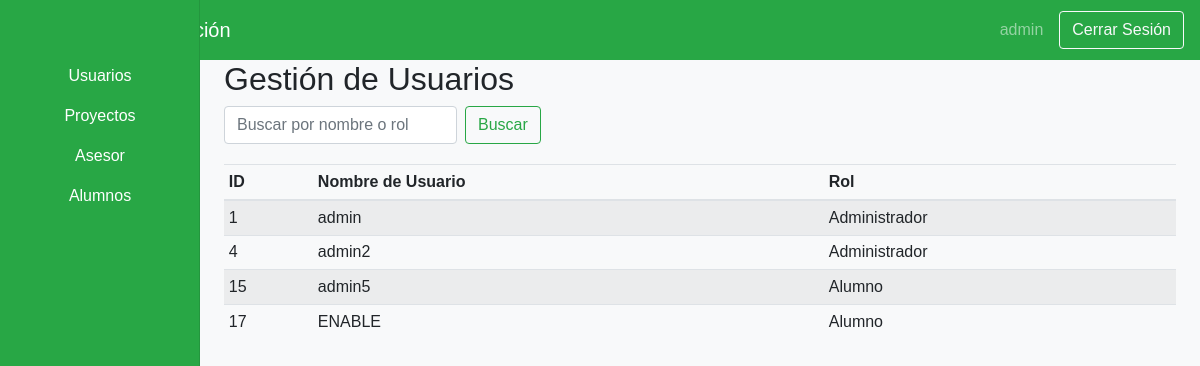
/views/admin/dashboardAdmin.php (signed in), run on an earlier commit of the app's database.
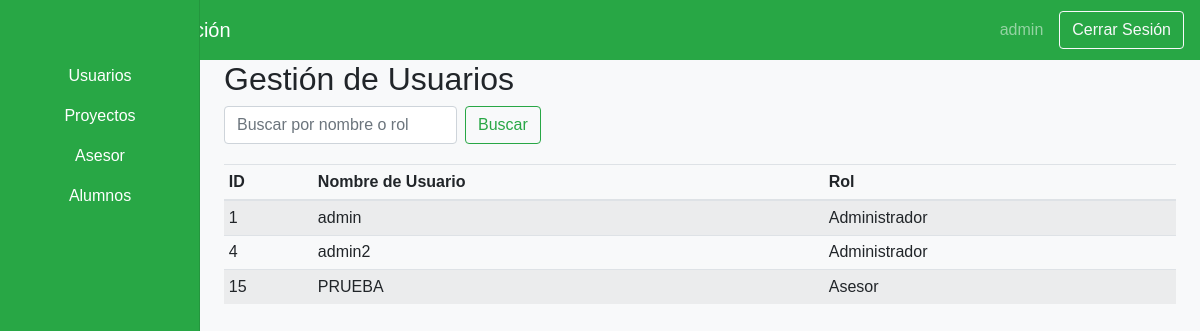
And on a later commit of the database.
### tables this page shows
CREATE TABLE IF NOT EXISTS `usuario` (
  `ID_Usuario` int NOT NULL AUTO_INCREMENT,
  `Nombre_Usuario` varchar(50) NOT NULL,
  `Contraseña` varchar(255) NOT NULL,
  `Rol` int DEFAULT NULL,
  PRIMARY KEY (`ID_Usuario`),
  KEY `fk_usuario_rol` (`Rol`)
);

### Includes/functions.php (called while the page is built, shortened)
<?php
function getRoleName($roleId) {
    switch ($roleId) {
        case 1:
            return 'Alumno';
        case 2:
            return 'Asesor';
        case 3:
            return 'Administrador';
    }
}
?>

### Views/Admin/dashboardAdmin.php (the view, shortened to what this page needs)
<?php
include('../../includes/config.php');
?>
<!DOCTYPE html>
<html lang="es">
<head>
    <link rel="stylesheet" href="https://stackpath.bootstrapcdn.com/bootstrap/4.3.1/css/bootstrap.min.css">
    <link rel="stylesheet" href="<?php echo CSS_PATH; ?>dashboard.css">
</head>
<body>
    <nav class="navbar navbar-dark bg-success">
        <span class="navbar-brand mb-0 h1">Panel de Administración</span>
        <div class="d-flex align-items-center">
            <span class="navbar-text mr-3">
                <?php echo $_SESSION['username']; ?>
            </span>
            <a href="../public/logout.php" class="btn btn-outline-light">Cerrar Sesión</a>
        </div>
    </nav>
    <div class="container-fluid">
        <div class="row">
            <nav class="col-md-2 d-none d-md-block bg-success sidebar">
                <div class="sidebar-sticky">
                    <ul class="nav flex-column">
                        <li class="nav-item">
                            <a class="nav-link text-white text-center" href="#">
                                Usuarios
                            </a>
                        </li>
                        <li class="nav-item">
                            <a class="nav-link text-white text-center" href="dashboardAdminProyectos.php">
                                Proyectos
                            </a>
                        </li>
                        <li class="nav-item">
                            <a class="nav-link text-white text-center" href="dashboardAdminAsesor.php">
                                Asesor
                            </a>
                        </li>
                        <li class="nav-item">
                            <a class="nav-link text-white text-center" href="dashboardAdminAlumnos.php">
                                Alumnos
                            </a>
                        </li>
                    </ul>
                </div>
            </nav>
            <main role="main" class="col-md-9 ml-sm-auto col-lg-10 px-4">
                <h2>Gestión de Usuarios</h2>
                <form method="GET" class="form-inline mb-3">
                    <input class="form-control mr-sm-2" type="search" name="search" placeholder="Buscar por nombre o rol" aria-label="Buscar">
                    <button class="btn btn-outline-success my-2 my-sm-0" type="submit">Buscar</button>
                </form>
                <div class="table-responsive">
                    <table class="table table-striped table-sm">
                        <thead>
                            <tr>
                                <th>ID</th>
                                <th>Nombre de Usuario</th>
                                <th>Rol</th>
                            </tr>
                        </thead>
                        <tbody>
                            <?php
                            $searchQuery = "";
                            $query = "SELECT ID_Usuario, Nombre_Usuario, Rol FROM usuario WHERE Rol != 4 $searchQuery ORDER BY ID_Usuario ASC";
                            $result = $connection->query($query);
                            while ($row = $result->fetch_assoc()) {
                                echo "<tr>";
                                echo "<td>" . htmlspecialchars($row['ID_Usuario']) . "</td>";
                                echo "<td>" . htmlspecialchars($row['Nombre_Usuario']) . "</td>";
                                echo "<td>" . htmlspecialchars(getRoleName($row['Rol'])) . "</td>";
                                echo "</tr>";
                            }
                            ?>
                        </tbody>
                    </table>
                </div>
            </main>
        </div>
    </div>
</body>
</html>

What changed in the data, as far as the page shows it:
removed usuario: ID_Usuario "17", Nombre_Usuario "ENABLE", Rol "Alumno"
changed usuario id 15: Nombre_Usuario "admin5" → "PRUEBA"; Rol "Alumno" → "Asesor"
